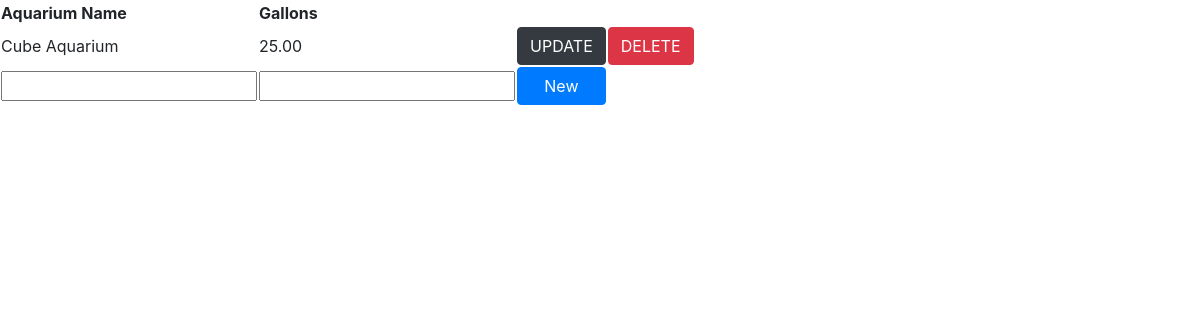
Before: /tanks/users/tank/ (signed in) with the older database file.
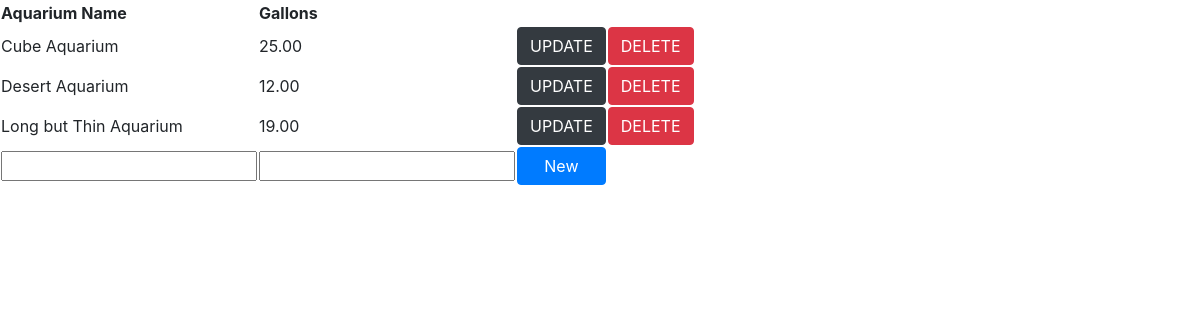
After: the same page with the newer database file.
### tanks/models.py (models this page shows, shortened)
class Tank(models.Model):
    owner_id = models.ForeignKey(User, on_delete=models.CASCADE)
    alias = models.CharField(max_length=100)
    gallons = models.DecimalField(max_digits=5, decimal_places=2)
    class Meta:
        ordering = ['alias']
        verbose_name_plural = "Tanks"

### tanks/views.py (the view, shortened to what this page needs)
# urls.py: path('users/tank/', views.tanklist, name='tank-list'),
@login_required()
def tanklist(request):
    if request.user.is_authenticated:
        tanklist = Tank.objects.all().filter(owner_id=request.user.id)
        if request.method == 'GET':
            form = TankForm
            tlist = {'tanks': tanklist, 'form': form}
            return render(request, 'tanks/tank-list.html', context=tlist)
    else:
        return render(request, 'tanks/index.html')

### tanks/templates/tanks/tank-list.html (shortened to what this page needs)
{% extends 'base.html' %}
{% block content %}
    <table>
        <tr>
            <th>Aquarium Name</th>
            <th>Gallons</th>
        </tr>
        {% for tank in tanks %}
            <tr>
                <td>{{tank.alias}}</td>
                <td>{{tank.gallons}}</td>
                <td>
                    <form action="{{tank.id}}/update/">
                        <button type="submit" class="btn btn-block btn-dark">UPDATE</button>
                    </form>
                </td>
                <td>
                    <form action="{{tank.id}}/delete/">
                        <button type="submit" class="btn btn-block btn-danger">DELETE</button>
                    </form>
                </td>
            </tr>
        {% endfor %}
        <tr>
            <form method="POST">
                <td>{{form.alias}}</td>
                <td>{{form.gallons}}</td>
                <td><button type="submit" class="btn btn-primary btn-block">New</button></td>
            </form>
        </tr>
    </table>
{% endblock %}

### tanks/templates/base.html (shortened to what this page needs)
<!DOCTYPE html>
<html lang="en">
<head>
    <link rel="stylesheet" href="https://stackpath.bootstrapcdn.com/bootstrap/4.1.3/css/bootstrap.min.css">
</head>
<body>
    {% block content %}
    {% endblock %}
</body>
</html>

Changed rows visible on the page:
added Tank: alias "Desert Aquarium", gallons "12.00"
added Tank: alias "Long but Thin Aquarium", gallons "19.00"
